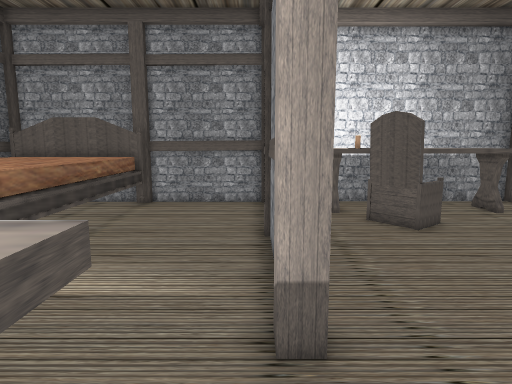
[1] (above)

16 first-person views from a walk through a Unity game level. The camera is 1.2 m above the floor, tilts 8° down and sees 75° across. The floor is counted in squares, 0.39 m on a side. Each view is taken from the middle of a square. On the plan, view 1 faces up. The plan holds only what a view shows up to about 20 squares ahead; the rest is blank. The player is left out.

[2]
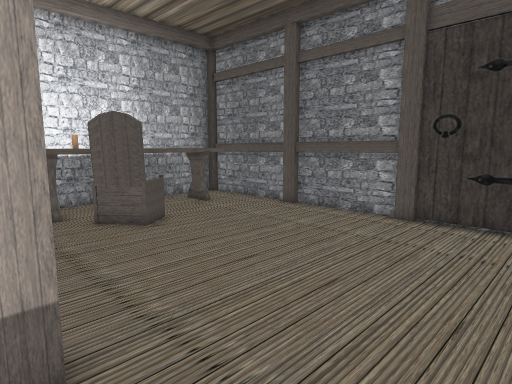

[3]
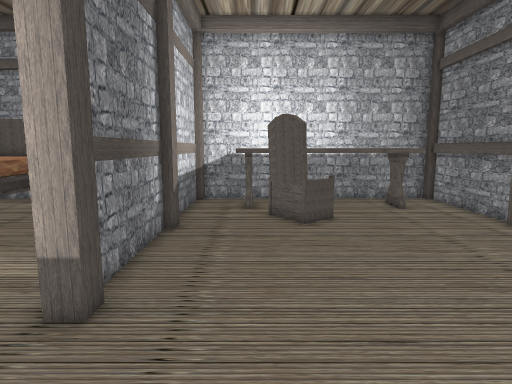

[4]
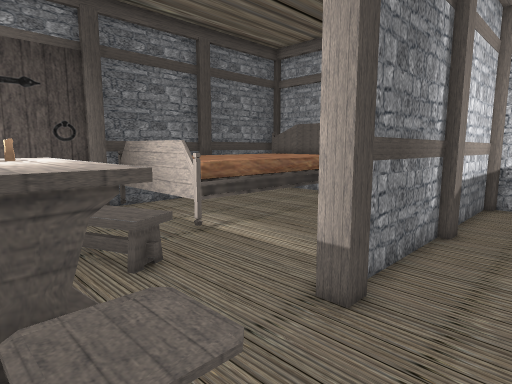

[5]
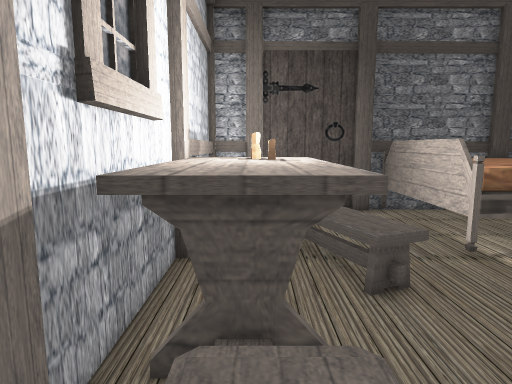

[6]
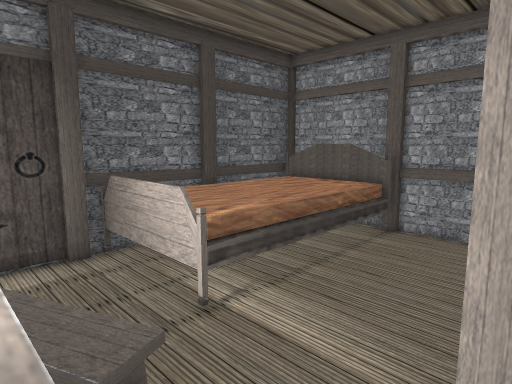

[7]
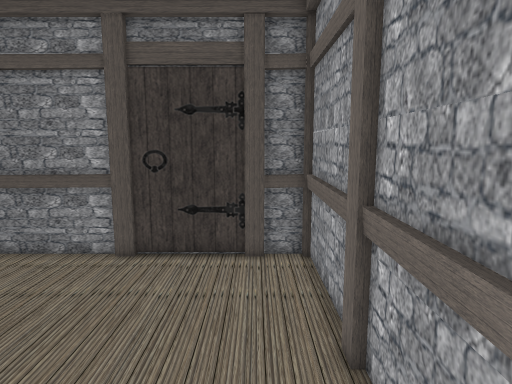

[8]
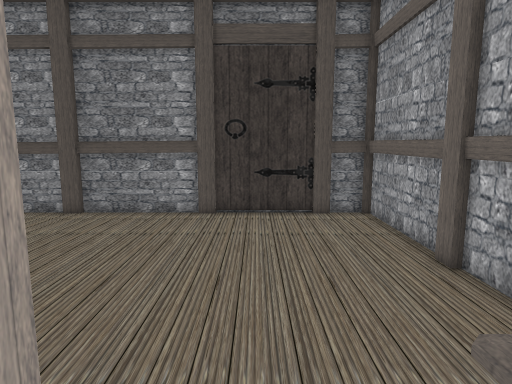

[9]
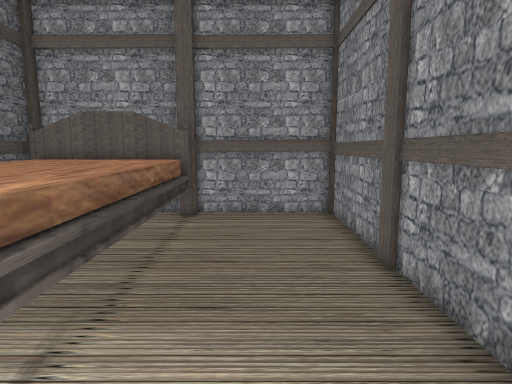

[10]
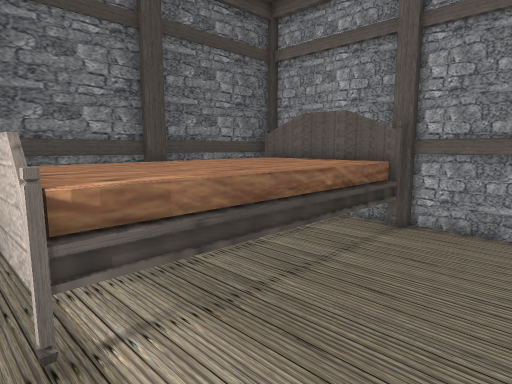

[11]
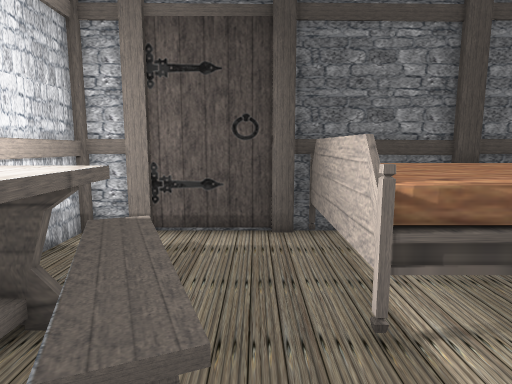

[12]
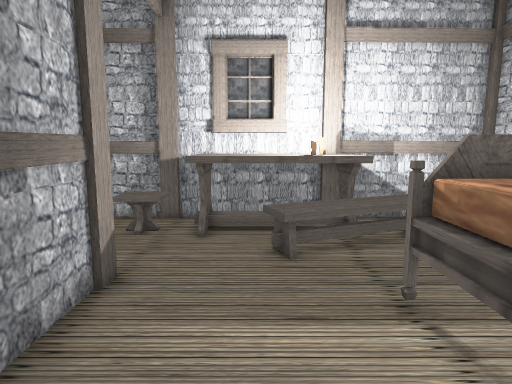

[13]
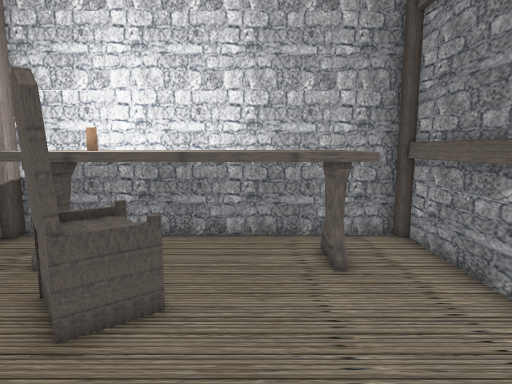

[14]
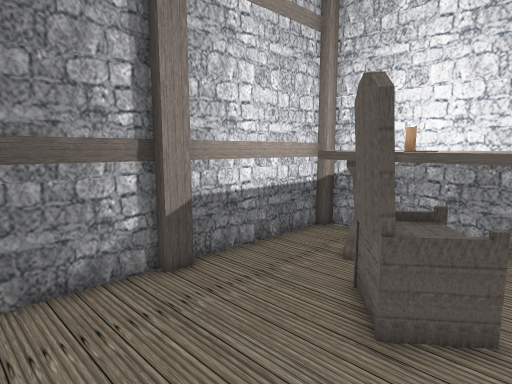

[15]
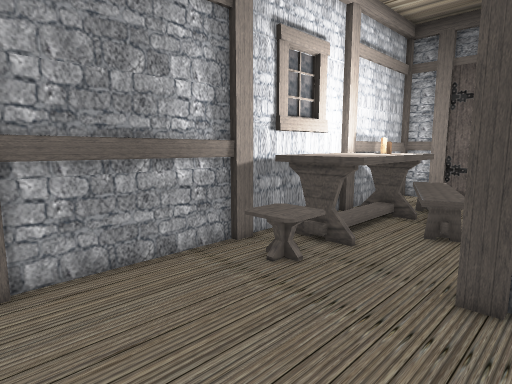

[16]
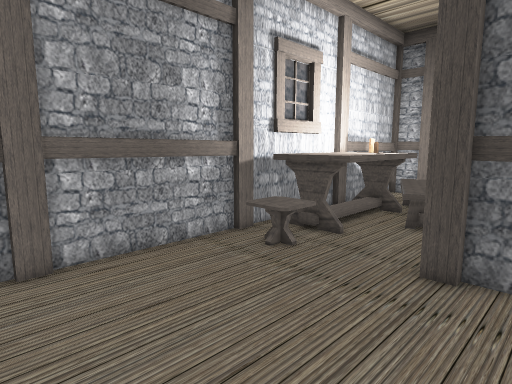

### Floor plan
Key: @ floor where view 1 was taken; # wall or solid block; x gap in a wall; . main floor; : floor 0.5 m higher than the main floor; + floor 1 m higher than the main floor; / step, stairs or slope; = window, fence, low wall or low ledge; ^ raised ledge; v drop or lower ground; C candle.
Columns run from 13 left of view 1 to 14 right of it. Each row starts with its distance up from view 1.
 18 ##   #######################
 17 #^^^^^^^.....##.^^^^^^^^^..#
 16 #^^^^^^^.....##.^^C^^^^^^..#
 15 #^^^^^^^.....##.^^^^^^^^^..#
 14 #^^^^^^^.....##..^^^^^^^^..#
 13 #^^^^^^^.....##...#^^......#
 12 #^^^^^^^.....##...##=......#
 11 #^^^^^^^.....##............#
 10 #^^^^^^^.....##............#
  9 #^^^^^^^.....##............#
  8 #^^^^^^^.....##............#
  7 #^^^^^^^.....##............#
  6 #^^^^^^^.....##............#
  5 # ...........##............#
  4 #..........................#
  3 #......//:.................#
  2 #....///::..#..............#
  1 #.../:/+++++#.//...........#
  0 #  ../ +++++=@:/...........#
 -1 #.....v+++++x..............#
 -2 ############################

Where each view was taken, in squares from view 1:
view 1: 0 up, 0 right, facing up
view 2: 0 up, 0 right, facing up-right
view 3: 1 down, 4 right, facing up
view 4: 1 down, 4 right, facing up-left
view 5: 0 up, 3 right, facing left
view 6: 1 up, 1 right, facing up-left
view 7: 0 up, 1 right, facing right
view 8: 3 up, 1 left, facing right
view 9: 3 up, 3 left, facing up
view 10: 5 up, 1 left, facing up-left
view 11: 4 up, 1 left, facing left
view 12: 12 up, 3 left, facing down
view 13: 7 up, 9 right, facing up
view 14: 7 up, 8 right, facing up-left
view 15: 6 up, 8 right, facing down-left
view 16: 7 up, 9 right, facing down-left
